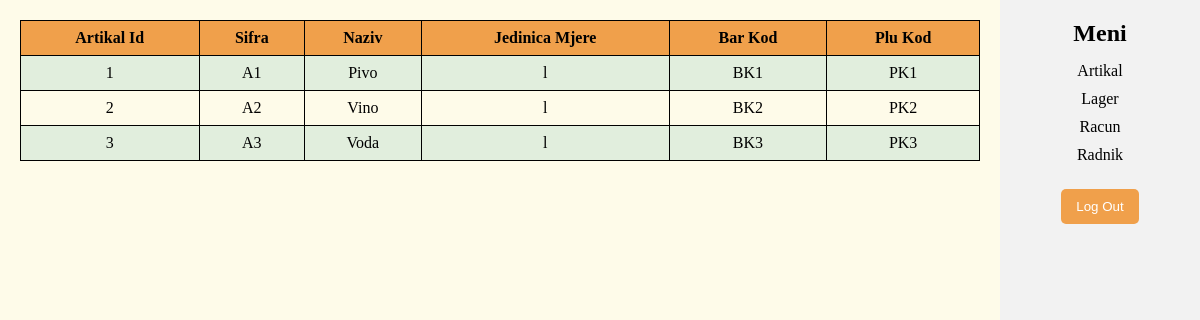
Screenshot of /pocetna.php with the database file from the repository.
### tables this page shows
CREATE TABLE `artikal` (
  `ArtikalId` int(11) NOT NULL,
  `Sifra` varchar(50) DEFAULT NULL,
  `Naziv` varchar(50) DEFAULT NULL,
  `JedinicaMjere` char(3) DEFAULT NULL,
  `Barkod` varchar(50) DEFAULT NULL,
  `PLU_KOD` varchar(10) DEFAULT NULL
);

### pocetna.php (the view, shortened to what this page needs)
<!DOCTYPE html>
<html lang="en">
<head>
  <link rel="stylesheet" href="css/style-pocetna.css">
</head>
<body>
  <div class="tabela">
    <?php
    $conn = new mysqli("localhost", "root", "", "lanaco");
    $rolaId = 0;
    $query = "SELECT * FROM artikal";
    $result = mysqli_query($conn, $query);
    if (mysqli_num_rows($result) > 0) {
      echo "<table>";
      echo "<tr>";
      echo "<th>Artikal Id</th>";
      echo "<th>Sifra</th>";
      echo "<th>Naziv</th>";
      echo "<th>Jedinica Mjere</th>";
      echo "<th>Bar Kod</th>";
      echo "<th>Plu Kod</th>";
      echo "</tr>";
      while ($row = mysqli_fetch_assoc($result)) {
        echo "<tr>";
        echo "<td>" . $row['ArtikalId'] . "</td>";
        echo "<td>" . $row['Sifra'] . "</td>";
        echo "<td>" . $row['Naziv'] . "</td>";
        echo "<td>" . $row['JedinicaMjere'] . "</td>";
        echo "<td>" . $row['Barkod'] . "</td>";
        echo "<td>" . $row['PLU_KOD'] . "</td>";
        echo "</tr>";
      }
      echo "</table>";
    } else {
      echo "NEMA ARTIKALA ZA PRIKAZ!";
      if ($rolaId == 1) {
        echo "<br><button><a href='artikli_add.php'>Dodaj novi artikal</a></button>";
      }
    }
    ?>
  </div>
  <div class="meni">
    <h2>Meni</h2>
    <nav>
      <ul>
        <li><a href="pocetna.php">Artikal</a></li>
        <li><a href="lager.php">Lager</a></li>
        <li><a href="racun.php">Racun</a></li>
        <li><a href="radnik.php">Radnik</a></li>
      </ul>
    </nav>
    <button><a href="logout.php">Log Out</a></button>
  </div>
</body>
</html>

### css/style-pocetna.css (style rules this page uses)
* { margin: 0; padding: 0; box-sizing: border-box; }
body { display: flex; background-color: #FEFBE9; }
.tabela { flex: 1; padding: 20px; }
table { border-collapse: collapse; width: 100%; }
th, td { border: 1px solid black; padding: 8px; text-align: center; }
th { background-color: #F0A04B; }
tr:nth-child(even) { background-color: #E1EEDD; }
tr:nth-child(odd) { background-color: transparent; }
.meni { width: 200px; height: 100vh; background-color: #f2f2f2; padding: 20px; text-align: center; }
h2 { margin-bottom: 10px; }
nav ul { list-style-type: none; }
nav ul li a { text-decoration: none; color: black; display: block; padding: 5px 10px; }
button { margin-top: 20px; background-color: #F0A04B; color: white; padding: 10px 15px; border: none; border-radius: 5px; cursor: pointer; transition: all 0.3s ease-in-out; }
button a { text-decoration: none; color: white; }

### rows the page displays
artikal: ArtikalId "1", Sifra "A1", Naziv "Pivo", JedinicaMjere "l", Barkod "BK1", PLU_KOD "PK1"
artikal: ArtikalId "2", Sifra "A2", Naziv "Vino", JedinicaMjere "l", Barkod "BK2", PLU_KOD "PK2"
artikal: ArtikalId "3", Sifra "A3", Naziv "Voda", JedinicaMjere "l", Barkod "BK3", PLU_KOD "PK3"
